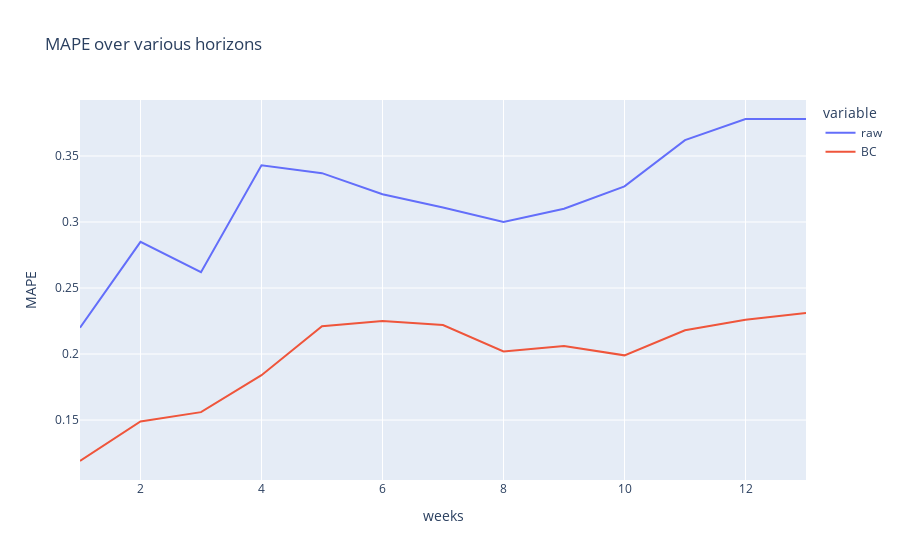

Notebook code cell kept with this figure:
### Code cell
fig = hor.plot(title='MAPE over various horizons')
fig.update_xaxes(title='weeks')
fig.update_yaxes(title='MAPE')

### Figure 1 — Plotly figure (JSON) as saved in the notebook; plotly's stock layout.template omitted (floating-point values rounded to 4 significant figures)
{"data": [{"hovertemplate": "variable=raw<br>index=%{x}<br>value=%{y}<extra></extra>", "legendgroup": "raw", "line": {"color": "#636efa", "dash": "solid"}, "marker": {"symbol": "circle"}, "mode": "lines", "name": "raw", "orientation": "v", "showlegend": true, "type": "scatter", "x": [1, 2, 3, 4, 5, 6, 7, 8, 9, 10, 11, 12, 13], "xaxis": "x", "y": [0.22, 0.285, 0.262, 0.343, 0.337, 0.321, 0.311, 0.3, 0.31, 0.327, 0.362, 0.378, 0.378], "yaxis": "y"}, {"hovertemplate": "variable=BC<br>index=%{x}<br>value=%{y}<extra></extra>", "legendgroup": "BC", "line": {"color": "#EF553B", "dash": "solid"}, "marker": {"symbol": "circle"}, "mode": "lines", "name": "BC", "orientation": "v", "showlegend": true, "type": "scatter", "x": [1, 2, 3, 4, 5, 6, 7, 8, 9, 10, 11, 12, 13], "xaxis": "x", "y": [0.119, 0.149, 0.156, 0.184, 0.221, 0.225, 0.222, 0.202, 0.206, 0.199, 0.218, 0.226, 0.231], "yaxis": "y"}], "layout": {"legend": {"title": {"text": "variable"}, "tracegroupgap": 0}, "title": {"text": "MAPE over various horizons"}, "xaxis": {"anchor": "y", "domain": [0, 1], "title": {"text": "weeks"}}, "yaxis": {"anchor": "x", "domain": [0, 1], "title": {"text": "MAPE"}}}}
